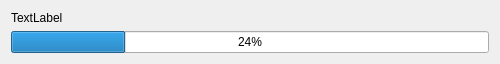
<?xml version="1.0" encoding="UTF-8"?>
<ui version="4.0">
 <class>Dialog</class>
 <widget class="QDialog" name="Dialog">
  <property name="geometry">
   <rect>
    <x>0</x>
    <y>0</y>
    <width>500</width>
    <height>61</height>
   </rect>
  </property>
  <property name="windowTitle">
   <string>AUTO_MAA更新器</string>
  </property>
  <layout class="QVBoxLayout" name="verticalLayout">
   <item>
    <widget class="QLabel" name="label">
     <property name="text">
      <string>TextLabel</string>
     </property>
    </widget>
   </item>
   <item>
    <widget class="QProgressBar" name="progressBar">
     <property name="value">
      <number>24</number>
     </property>
    </widget>
   </item>
  </layout>
 </widget>
 <resources/>
 <connections/>
</ui>
